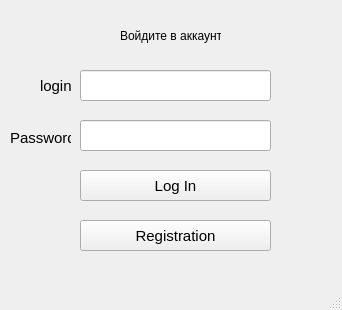
<?xml version="1.0" encoding="UTF-8"?>
<ui version="4.0">
 <class>LogIn</class>
 <widget class="QMainWindow" name="LogIn">
  <property name="geometry">
   <rect>
    <x>0</x>
    <y>0</y>
    <width>342</width>
    <height>310</height>
   </rect>
  </property>
  <property name="windowTitle">
   <string>MainWindow</string>
  </property>
  <widget class="QWidget" name="centralwidget">
   <widget class="QLabel" name="label">
    <property name="geometry">
     <rect>
      <x>120</x>
      <y>20</y>
      <width>101</width>
      <height>31</height>
     </rect>
    </property>
    <property name="text">
     <string>Войдите в аккаунт</string>
    </property>
   </widget>
   <widget class="QLabel" name="label_2">
    <property name="geometry">
     <rect>
      <x>40</x>
      <y>70</y>
      <width>31</width>
      <height>31</height>
     </rect>
    </property>
    <property name="font">
     <font>
      <pointsize>11</pointsize>
     </font>
    </property>
    <property name="text">
     <string>login</string>
    </property>
   </widget>
   <widget class="QLabel" name="label_3">
    <property name="geometry">
     <rect>
      <x>10</x>
      <y>130</y>
      <width>61</width>
      <height>16</height>
     </rect>
    </property>
    <property name="font">
     <font>
      <pointsize>11</pointsize>
     </font>
    </property>
    <property name="text">
     <string>Password</string>
    </property>
   </widget>
   <widget class="QPushButton" name="Login">
    <property name="geometry">
     <rect>
      <x>80</x>
      <y>170</y>
      <width>191</width>
      <height>31</height>
     </rect>
    </property>
    <property name="font">
     <font>
      <pointsize>11</pointsize>
     </font>
    </property>
    <property name="text">
     <string>Log In</string>
    </property>
   </widget>
   <widget class="QPushButton" name="Registration">
    <property name="geometry">
     <rect>
      <x>80</x>
      <y>220</y>
      <width>191</width>
      <height>31</height>
     </rect>
    </property>
    <property name="font">
     <font>
      <pointsize>11</pointsize>
     </font>
    </property>
    <property name="text">
     <string>Registration</string>
    </property>
   </widget>
   <widget class="QLineEdit" name="lineEdit">
    <property name="geometry">
     <rect>
      <x>80</x>
      <y>70</y>
      <width>191</width>
      <height>31</height>
     </rect>
    </property>
   </widget>
   <widget class="QLineEdit" name="lineEdit_2">
    <property name="geometry">
     <rect>
      <x>80</x>
      <y>120</y>
      <width>191</width>
      <height>31</height>
     </rect>
    </property>
    <property name="echoMode">
     <enum>QLineEdit::Password</enum>
    </property>
   </widget>
  </widget>
  <widget class="QMenuBar" name="menubar">
   <property name="geometry">
    <rect>
     <x>0</x>
     <y>0</y>
     <width>342</width>
     <height>21</height>
    </rect>
   </property>
  </widget>
  <widget class="QStatusBar" name="statusbar"/>
 </widget>
 <resources/>
 <connections/>
</ui>
